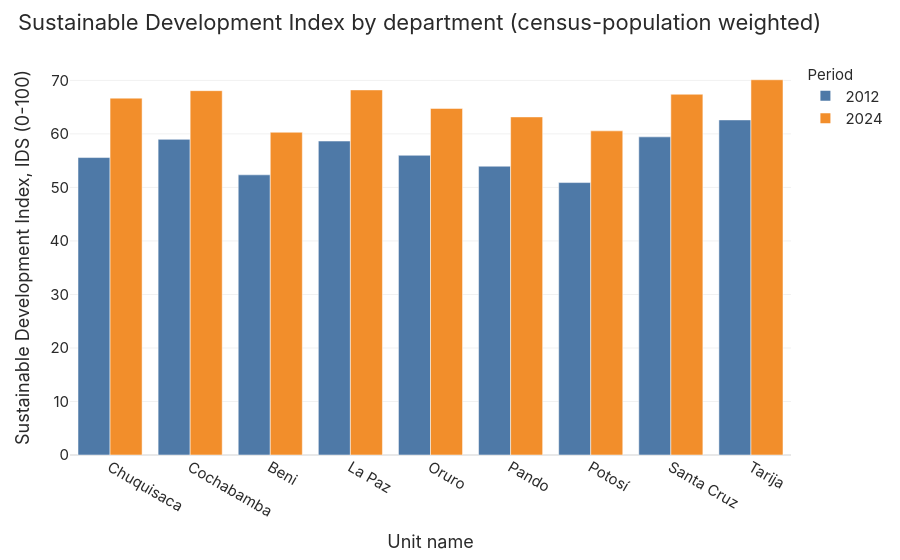

Notebook source saved alongside this figure:
### Markdown cell above
### Departments

The SDG indicators aggregate as census-population-weighted means; the package fetches the population itself. These are approximations, not the Atlas's own department figures.

### Code cell
dep = geo.add_names(geo.aggregate(ids[["geo_id", "year", "index_sdg"]], to="department", dataset="sdg"))
px.bar(dep, x="name", y="index_sdg", color=dep["year"].astype(str), barmode="group",
       labels={**geo.labels(dep), "color": "Period"},
       title="Sustainable Development Index by department (census-population weighted)")

### Figure 1 — Plotly figure (JSON) as saved in the notebook; plotly's stock layout.template omitted (floating-point values rounded to 4 significant figures)
{"data": [{"alignmentgroup": "True", "hovertemplate": "Period=2012<br>Unit name=%{x}<br>Sustainable Development Index, IDS (0-100)=%{y}<extra></extra>", "legendgroup": "2012", "marker": {"color": "#4E79A7", "pattern": {"shape": ""}}, "name": "2012", "offsetgroup": "2012", "orientation": "v", "showlegend": true, "textposition": "auto", "type": "bar", "x": ["Chuquisaca", "Cochabamba", "Beni", "La Paz", "Oruro", "Pando", "Potosí", "Santa Cruz", "Tarija"], "xaxis": "x", "y": [55.58, 58.98, 52.35, 58.66, 56.0, 53.96, 50.91, 59.44, 62.61], "yaxis": "y"}, {"alignmentgroup": "True", "hovertemplate": "Period=2024<br>Unit name=%{x}<br>Sustainable Development Index, IDS (0-100)=%{y}<extra></extra>", "legendgroup": "2024", "marker": {"color": "#F28E2B", "pattern": {"shape": ""}}, "name": "2024", "offsetgroup": "2024", "orientation": "v", "showlegend": true, "textposition": "auto", "type": "bar", "x": ["Chuquisaca", "Cochabamba", "Beni", "La Paz", "Oruro", "Pando", "Potosí", "Santa Cruz", "Tarija"], "xaxis": "x", "y": [66.68, 68.08, 60.31, 68.22, 64.76, 63.17, 60.57, 67.41, 70.12], "yaxis": "y"}], "layout": {"barmode": "group", "legend": {"title": {"text": "Period"}, "tracegroupgap": 0}, "title": {"text": "Sustainable Development Index by department (census-population weighted)"}, "xaxis": {"anchor": "y", "domain": [0.0, 1.0], "title": {"text": "Unit name"}}, "yaxis": {"anchor": "x", "domain": [0.0, 1.0], "title": {"text": "Sustainable Development Index, IDS (0-100)"}}}}
